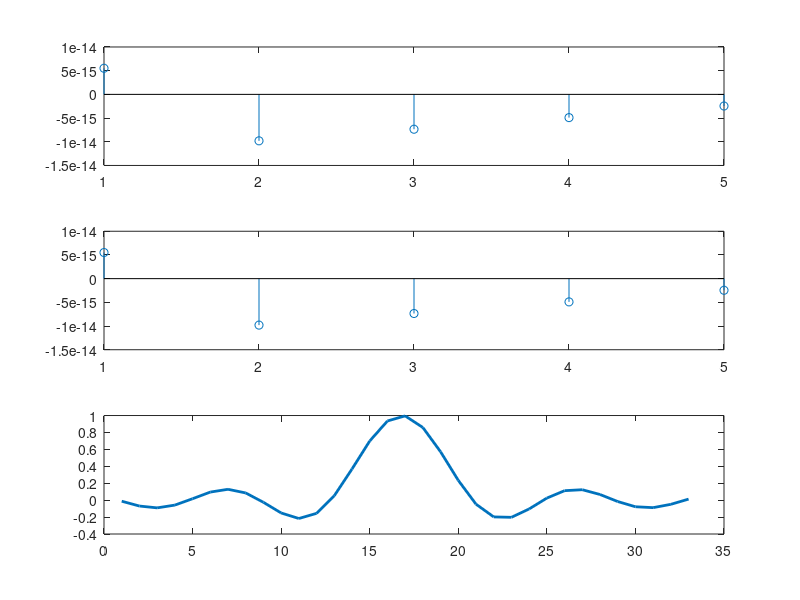
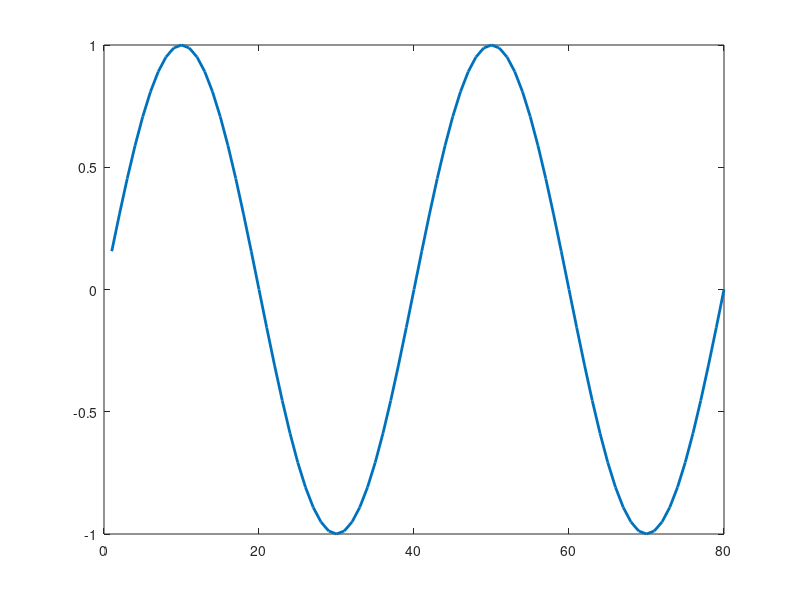
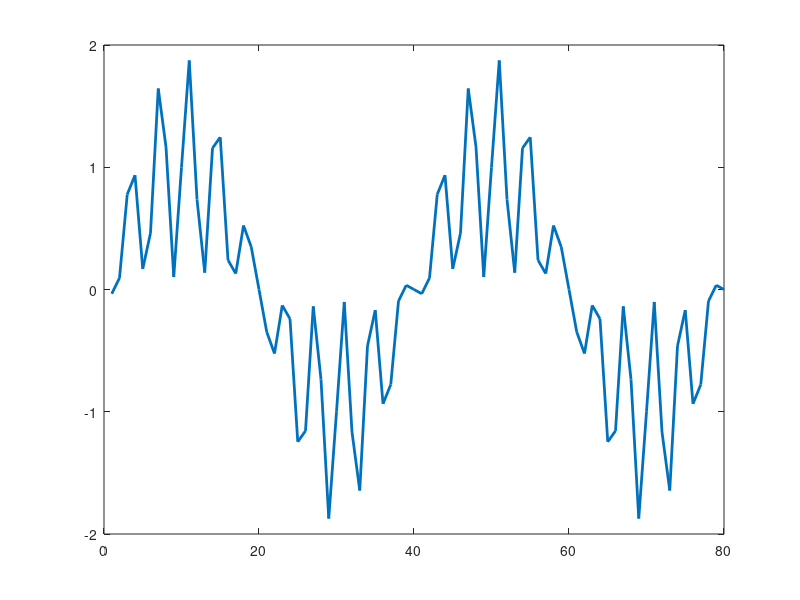
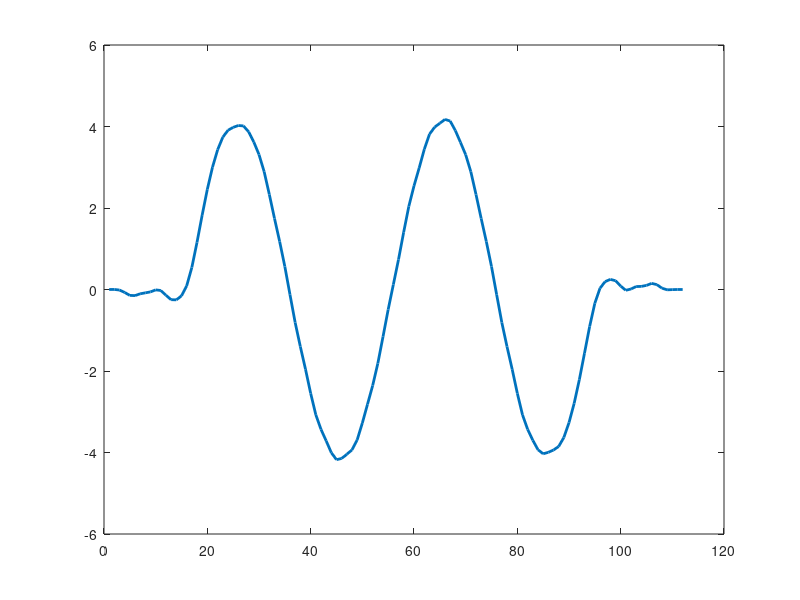

Write the MATLAB code that produced these figures, in order. (Note: this script raises an error after producing the figures.)
% #1 Konvolusi Dua Sinyal Discrete Unit Step
clear all

L = input('Panjang gelombang (>=10): ');
P = input('Lebar pulsa (<L): ');

for n=1:L
    if n<=P
        x(n) = 1;
    else
        x(n) = 0;
    end
end

t = 1:L;

subplot(3, 1, 1);
stem(t, x);

% Part 2
for n=1:L
    if n<=P
        v(n) = 1;
    else
        v(n) = 0;
    end
end

t = 1:L;

subplot(3, 1, 2);
stem(t, v);

subplot(3, 1, 3);
stem(conv(x, v));

% #2 Konvolusi Dua Sinyal Sinus
L = input('Banyaknya titik sampel (>=20): ');
f1 = input('Besarnya frekuensi gel 1 adalah Hz: ');
f2 = input('Besarnya frekuensi gel 2 adalah Hz: ');
teta1 = input('Besarnya fase gel 1 (dalam radiant): ');
teta2 = input('Besarnya fase gel 2 (dalam radiant): ');
A1 = input('Besarnya amplitudo gel 1: ');
A2 = input('Besarnya amplitudo gel 2: ');

% Sinus Pertama
t = 1:L;
t = 2 * t / L;
y1 = A1 * sin(2 * pi * f1 * t + teta1 * pi);

subplot(3, 1, 1);
stem(y1);

% Sinus Kedua
t = 1:L;
t = 2 * t / L;
y2 = A2 * sin(2 * pi * f2 * t + teta2 * pi);

subplot(3, 1, 2);
stem(y2);

subplot(3, 1, 3);
stem(conv(y1, y2));

% #3 Konvolusi Sinyal Bernoise dengan Raise Cosine
n = -7.9:.5:8.1;
y = sin(4 * pi * n / 8) ./ (4 * pi * n / 8);

figure(1);
plot(y, 'linewidth', 2);

t = 0.1:.1:8;
x = sin(2 * pi * t / 4);

figure(2);
plot(x, 'linewidth', 2);

t = 0.1:.1:8;
x_n = sin(2 * pi * t / 4) + 0.5 * randn * sin(2 * pi * 10 * t / 4) + 0.2 * randn * sin(2 * pi * 12 * t / 4);

figure(3);
plot(x_n, 'linewidth', 2);

xy = conv(x_n, y);
figure(4);
plot(xy, 'linewidth', 2);

% #4 Konvolusi Pada Sinyal Audio
[Y, Fs] = audioread('shikabu.wav');
Fs = 16000;
sound(Y, Fs);

noise = randn(length(Y), 1);
Y_noise = Y + 0.08 * noise;
sound(Y_noise, Fs);

satu = ones(4, 1);

Y_c = conv(satu, Y_noise);
sound(Y_c, Fs);
